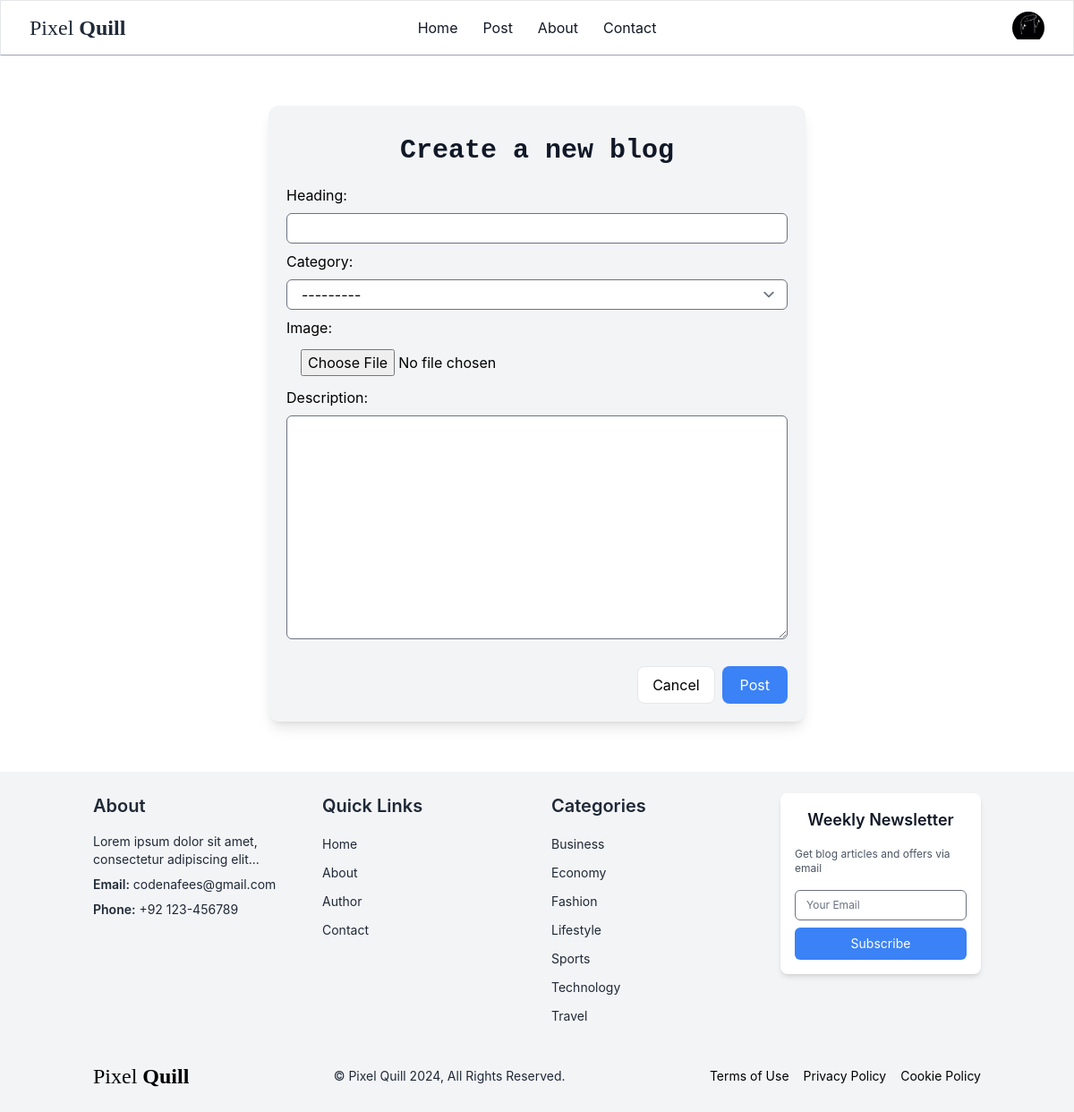
The page /blogs/post/ (signed in) on the database its author committed.
### authentication/models.py (models this page shows, shortened)
class Profile(models.Model):
    user =  models.OneToOneField(User, on_delete=models.CASCADE, related_name="profile")
    f_name = models.CharField(max_length=10, default='James')
    l_name = models.CharField(max_length=10, default='Joe')
    job_role = models.CharField(max_length=10, default='_job')
    profile_img = models.ImageField(upload_to='dp_img/', default=get_default_image_path, )
    bio = models.TextField(max_length=400, blank=True)
    acc_created = models.DateTimeField(auto_now_add=True, blank=True, null=True)

### core/models.py (models this page shows)
class Category(models.Model):
     name = models.CharField(max_length=255,  unique=True)
     class Meta:
          verbose_name_plural = 'Categories'
          ordering  = ('name',)
     def __str__(self):
          return self.name

### blogs/views.py (the view)
# urls.py: path('post/', views.post, name='post'),
@login_required
def post(request):
     profile = getUserProfile(request=request)
     if request.method == 'POST':
          form = BlogForm(request.POST, request.FILES) # request.FILES to get the files (images) user upload
          if form.is_valid():
               post = form.save(commit=False)
               post.created_by = request.user
               post.save()
               return redirect('details', pk=post.id)
     else :
          form = BlogForm()
     return render(request, 'blogs/post.html', {
          'form':form,
          'title': 'Create a new blog',
          'categories': categories,
          'profile': profile,
          })

### blogs/forms.py
class BlogForm(forms.ModelForm):
     class Meta:
          model = Blog
          fields = ('heading', 'category', 'image', 'description',)
          widgets = {
               'category': forms.Select(attrs={
                    'class': INPUT_CLASS,
               }),
               'heading': forms.TextInput(attrs={
                    'class': INPUT_CLASS,
               }),
               'description': forms.Textarea(attrs={
                    'class': INPUT_CLASS,
               }),
               'image': forms.FileInput(attrs={
                    'class': INPUT_CLASS,
               }),
          }

### pixelquill/context_processors.py (called while the page is built)
def category_context(request):
    return {
        'categories':  categories,
    }

### pixelquill/utils.py (called while the page is built)
def getUserProfile(request):
     if not request.user.is_authenticated :
          profile = None
          return profile
     if request.user.is_superuser or request.user.is_staff:
          profile = None
     else:
          user = User.objects.prefetch_related('profile').get(pk=request.user.pk)
          profile = user.profile
     return profile

### blogs/templates/blogs/post.html (shortened to what this page needs)
{% extends "core/layout.html" %}
{% block content %}
<div class="p-5 w-full sm:w-3/4  lg:w-1/2 mx-auto bg-gray-100 rounded-xl my-14 shadow-lg">
    <h3 class="text-3xl mt-3 mb-5 text-center font-mono font-semibold text-gray-900">{{ title }}</h3>
    <form method="POST" action="." enctype="multipart/form-data">
        {{ form.as_p }}
        <div class="flex justify-end gap-x-2 mt-4">
            <a href="{% url 'home' %}" class="px-4 py-2 text-black border border-gray-200 rounded-lg bg-white hover:bg-gray-100 transition">Cancel</a>
            <button class="px-5 py-2 text-white rounded-lg bg-blue-500 hover:bg-blue-700 transition">Post</button>
        </div>
    </form>
</div>
{% endblock %}

### core/templates/core/layout.html (shortened to what this page needs)
{% load static %}
{% load static tailwind_tags %}
<!DOCTYPE html>
<html lang="en">
<head>
	{% tailwind_css %}
</head>
<body class="font-inter">
<header class=" bg-white border border-b-gray-400 text-gray-900 mb-3">
	<nav class="mx-auto flex max-w-7xl items-center justify-between px-6 py-3 lg:px-8 " aria-label="Global">
	<div class="flex lg:flex-1">
		<a href="{% url 'home' %}" class="-m-1.5 p-1.5">
		<h3 class="inline-block font-serif text-2xl font-thin text-gray-800">Pixel <span class="font-semibold">Quill</span></h3>
		</a>
	</div>
	<div class="flex justify-center gap-x-7">
		<a href="{% url 'home' %}" class="text-base font-normal leading-6 bg-transparent  hover:border-b hover:border-gray-900 transition duration-300">Home</a>
		<a href="{% url 'post' %}" class="text-base font-normal leading-6 bg-transparent hover:border-b hover:border-gray-900 transition duration-300">Post</a>
		<a href="#" class="text-base font-normal leading-6 bg-transparent hover:border-b hover:border-gray-900 transition duration-300">About</a>
		<a href="#" class="text-base font-normal leading-6 bg-transparent hover:border-b hover:border-gray-900 transition duration-300">Contact </a>
	</div>
	<div class="hidden lg:flex lg:flex-1 lg:justify-end gap-4">
	{% if request.user.is_authenticated %}
		<button onclick="openDrawerModal()">
			<div class=" w-9 h-9 rounded-full overflow-hidden">
				{% if request.user.is_superuser or request.user.is_staff %}
					<svg class="text-gray-500 " fill="currentColor" viewBox="0 0 24 24">
						<path d="M12 2C6.48 2 2 6.48 2 12s4.48 10 10 10 10-4.48 10-10S17.52 2 12 2zm0 3c1.66 0 3 1.34 3 3s-1.34 3-3 3-3-1.34-3-3 1.34-3 3-3zm0 14.2c-2.5 0-4.71-1.28-6-3.22.03-1.99 4-3.08 6-3.08 1.99 0 5.97 1.09 6 3.08-1.29 1.94-3.5 3.22-6 3.22z"/>
					</svg>
				{% else %}
					<img src="{{ profile.profile_img.url }}"/>
				{% endif %}
			</div>
		</button>
		{% else %}
			<a href="{% url 'authentication:login' %}" class="text-base px-4 py-1 bg-green-500 font-normal leading-6 text-white rounded-lg hover:bg-green-600 transition duration-300">Log in</a>
		{% endif %}
	</div>
	</nav>
</header>
{% block content %}   {% endblock %}
    <footer class="bg-gray-100 text-black py-6">
        <div class="container mx-auto px-4">
            <div class="grid grid-cols-1 md:grid-cols-2 lg:grid-cols-4 gap-8">
                <div class="col-span-1 text-gray-800">
                    <h3 class="text-xl mb-4 font-semibold">About</h3>
                    <p class="text-sm mb-2">Lorem ipsum dolor sit amet, consectetur adipiscing elit...</p>
                    <p class="text-sm mb-2"><span class="font-semibold">Email:</span> codenafees@gmail.com</p>
                    <p class="text-sm mb-2"><span class="font-semibold">Phone:</span> +92 123-456789</p>
                </div>
                <div class="col-span-1 text-gray-800">
                    <h3 class="text-xl mb-4 font-semibold">Quick Links</h3>
                    <ul>
                        <li class="mb-2"><a href="{% url 'home' %}" class="text-sm hover:underline">Home</a></li>
                        <li class="mb-2"><a href="#" class="text-sm hover:underline">About</a></li>
                        <li class="mb-2"><a href="#" class="text-sm hover:underline">Author</a></li>
                        <li class="mb-2"><a href="#" class="text-sm hover:underline">Contact</a></li>
                    </ul>
                </div>
                <div class="col-span-1 text-gray-800">
                    <h3 class="text-xl mb-4 font-semibold">Categories</h3>
                    <ul>
                        {% for category in categories %}
                        <li class="mb-2"><a href="{% url 'category' category.id %}" class="text-sm hover:underline">{{ category.name }}</a></li>
                        {% endfor %}
                    </ul>
                </div>
                <div class="col-span-1">
                    <div class="bg-white rounded-lg shadow-md p-4">
                        <h2 class="text-lg font-semibold mb-4 text-gray-900 text-center">Weekly Newsletter</h2>
                        <p class="text-xs text-gray-600 mb-4">Get blog articles and offers via email</p>
                        <form action="#" method="POST">
                            <div class="space-y-2">
                                <input type="email" name="email" id="email" class="text-gray-800 text-xs w-full px-3 py-2 border rounded-md focus:outline-none focus:ring-1 focus:ring-blue-500" placeholder="Your Email">
                                <button type="submit" class="w-full bg-blue-500 hover:bg-blue-600 text-white text-sm py-2 px-4 rounded-md">Subscribe</button>
                            </div>
                        </form>
                    </div>
                </div>
            </div>
            <div class="mt-8 flex flex-col md:flex-row justify-between items-center">
                <a href="#" class="flex items-center mb-4 md:mb-0">
                    <h3 class="inline-block font-serif text-xl sm:text-2xl font-thin">Pixel <span class="font-semibold">Quill</span></h3>
                </a>
                <p class="text-sm font-normal text-gray-800 mb-4 md:mb-0">&copy; Pixel Quill 2024, All Rights Reserved.</p>
                <nav class="flex flex-wrap justify-center md:justify-end space-x-4">
                    <a href="#" class="text-sm font-normal hover:underline">Terms of Use</a>
                    <a href="#" class="text-sm font-normal hover:underline">Privacy Policy</a>
                    <a href="#" class="text-sm font-normal hover:underline">Cookie Policy</a>
                </nav>
            </div>
        </div>
    </footer>
</body>
</html>

### rows shown on the page
Profile: profile_img (picture)
Category: name "Business"
Category: name "Economy"
Category: name "Fashion"
Category: name "Lifestyle"
Category: name "Sports"
Category: name "Technology"
Category: name "Travel"

### other values the page prints
{{ title }} "Create a new blog"
